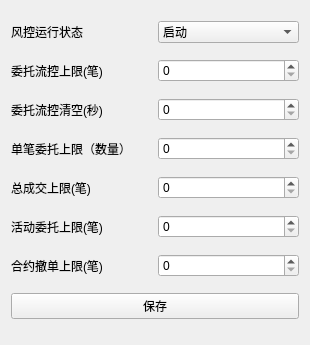
<?xml version="1.0" encoding="UTF-8"?>
<ui version="4.0">
 <class>RiskManager</class>
 <widget class="QWidget" name="RiskManager">
  <property name="geometry">
   <rect>
    <x>0</x>
    <y>0</y>
    <width>310</width>
    <height>345</height>
   </rect>
  </property>
  <property name="windowTitle">
   <string extracomment="交易风控">RiskManager</string>
  </property>
  <layout class="QGridLayout" name="gridLayout">
   <item row="0" column="0">
    <layout class="QHBoxLayout" name="horizontalLayout_7">
     <item>
      <widget class="QLabel" name="label_7">
       <property name="text">
        <string>风控运行状态</string>
       </property>
      </widget>
     </item>
     <item>
      <widget class="QComboBox" name="comboBox">
       <item>
        <property name="text">
         <string>启动</string>
        </property>
       </item>
       <item>
        <property name="text">
         <string>停止</string>
        </property>
       </item>
      </widget>
     </item>
    </layout>
   </item>
   <item row="1" column="0">
    <layout class="QHBoxLayout" name="horizontalLayout">
     <item>
      <widget class="QLabel" name="label">
       <property name="text">
        <string>委托流控上限(笔)</string>
       </property>
      </widget>
     </item>
     <item>
      <widget class="QSpinBox" name="spinBox_orderFlowLimit"/>
     </item>
    </layout>
   </item>
   <item row="2" column="0">
    <layout class="QHBoxLayout" name="horizontalLayout_2">
     <item>
      <widget class="QLabel" name="label_2">
       <property name="text">
        <string>委托流控清空(秒)</string>
       </property>
      </widget>
     </item>
     <item>
      <widget class="QSpinBox" name="spinBox_orderFlowClear"/>
     </item>
    </layout>
   </item>
   <item row="3" column="0">
    <layout class="QHBoxLayout" name="horizontalLayout_3">
     <item>
      <widget class="QLabel" name="label_3">
       <property name="text">
        <string>单笔委托上限（数量）</string>
       </property>
      </widget>
     </item>
     <item>
      <widget class="QSpinBox" name="spinBox_orderSizeLimit"/>
     </item>
    </layout>
   </item>
   <item row="4" column="0">
    <layout class="QHBoxLayout" name="horizontalLayout_4">
     <item>
      <widget class="QLabel" name="label_4">
       <property name="text">
        <string>总成交上限(笔)</string>
       </property>
      </widget>
     </item>
     <item>
      <widget class="QSpinBox" name="spinBox_tradeLimit"/>
     </item>
    </layout>
   </item>
   <item row="5" column="0">
    <layout class="QHBoxLayout" name="horizontalLayout_5">
     <item>
      <widget class="QLabel" name="label_5">
       <property name="text">
        <string>活动委托上限(笔)</string>
       </property>
      </widget>
     </item>
     <item>
      <widget class="QSpinBox" name="spinBox_workingOrderLimit"/>
     </item>
    </layout>
   </item>
   <item row="6" column="0">
    <layout class="QHBoxLayout" name="horizontalLayout_6">
     <item>
      <widget class="QLabel" name="label_6">
       <property name="text">
        <string>合约撤单上限(笔)</string>
       </property>
      </widget>
     </item>
     <item>
      <widget class="QSpinBox" name="spinBox_orderCancelLimit"/>
     </item>
    </layout>
   </item>
   <item row="7" column="0">
    <widget class="QPushButton" name="pushButton">
     <property name="text">
      <string>保存</string>
     </property>
    </widget>
   </item>
  </layout>
 </widget>
 <layoutdefault spacing="6" margin="11"/>
 <resources/>
 <connections>
  <connection>
   <sender>pushButton</sender>
   <signal>clicked()</signal>
   <receiver>RiskManager</receiver>
   <slot>saveButton_clicked()</slot>
   <hints>
    <hint type="sourcelabel">
     <x>104</x>
     <y>311</y>
    </hint>
    <hint type="destinationlabel">
     <x>135</x>
     <y>-16</y>
    </hint>
   </hints>
  </connection>
  <connection>
   <sender>comboBox</sender>
   <signal>currentIndexChanged(int)</signal>
   <receiver>RiskManager</receiver>
   <slot>riskStatus_changed()</slot>
   <hints>
    <hint type="sourcelabel">
     <x>212</x>
     <y>23</y>
    </hint>
    <hint type="destinationlabel">
     <x>217</x>
     <y>-8</y>
    </hint>
   </hints>
  </connection>
 </connections>
 <slots>
  <slot>saveButton_clicked()</slot>
  <slot>riskStatus_changed()</slot>
 </slots>
</ui>
